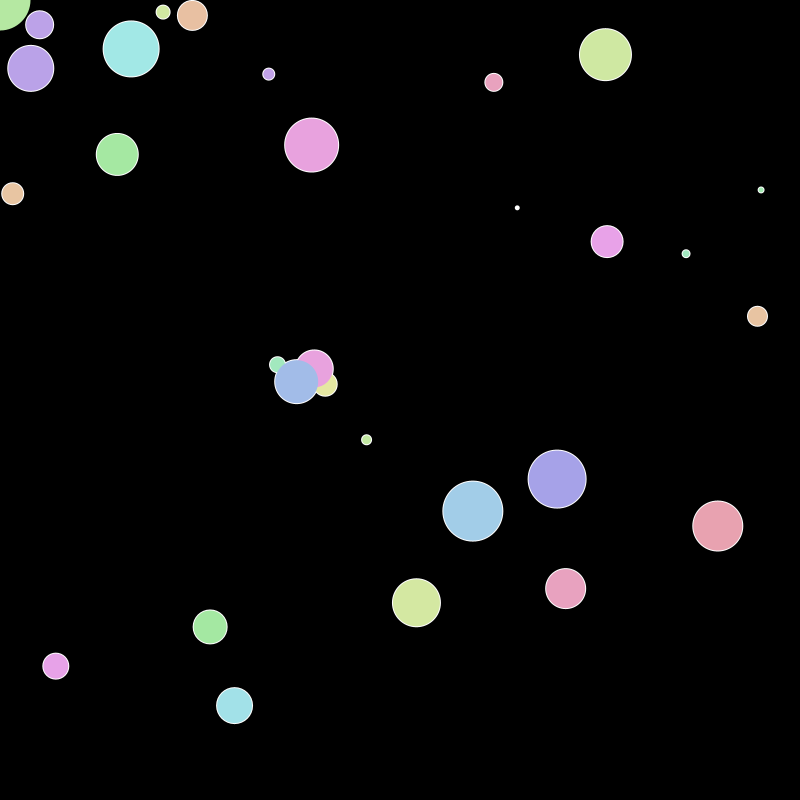
Frame 1 (no input)
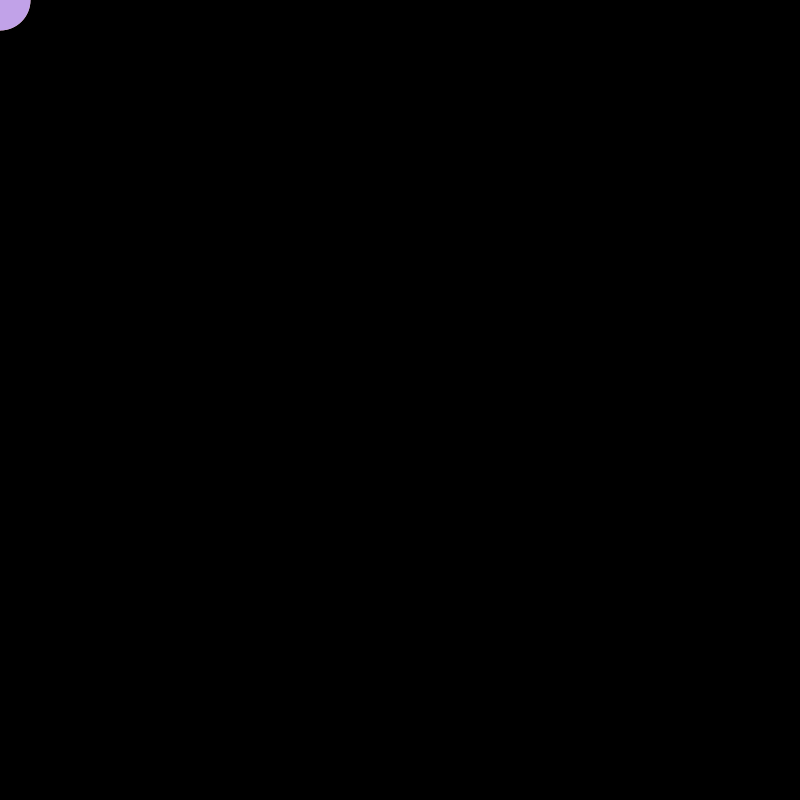
Frame 60 (the mouse pressed at the canvas centre just before this capture)
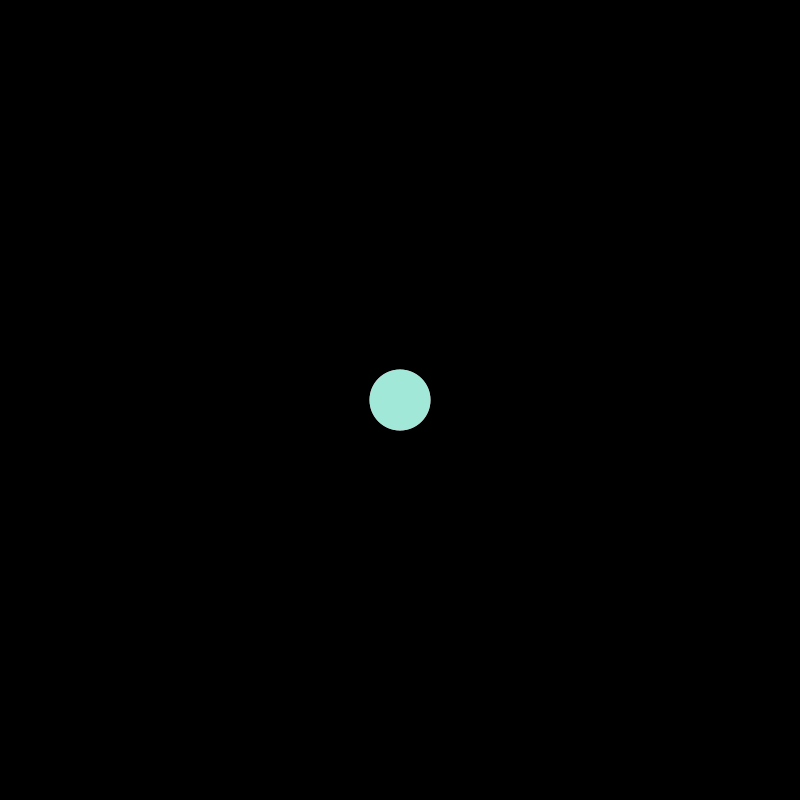
Frame 120 (the mouse held since frame 60 and released just before this capture)

The Processing sketch that drew these frames (run headless with seeded random() and noise(); from frame 60 on, the mouse is pressed at the canvas centre):

// Processing sketch: worm_thing
// ── worm_thing.pde
int count = 30;
float[]x = new float[count];
float[]y = new float[count];
int shade = 360;



void setup() {
  noStroke();
  colorMode(HSB, 360, 100, 100, 100);
  size(800, 800);
  for (int i = 0; i < 30; i++) {
    x[i] = random(width);
    y[i] = random(height);
  }
}
void draw() {
  background(0);
  for (int i = 0; i < 30 - 1; i++) {

    ellipse(x[i], y[i], i*2+5, i*2+5); 
    x[i] = x[i + 1]; 
    y[i] = y[i + 1]; 
    x[count-1] = mouseX; 
    y[count-1] = mouseY;
  }

  for (int i = 0; i < 30 - 1; i++) {
    fill(random(360), 30, 91);
    ellipse(x[i], y[i], i*2+5, i*2+5);
  }
}
